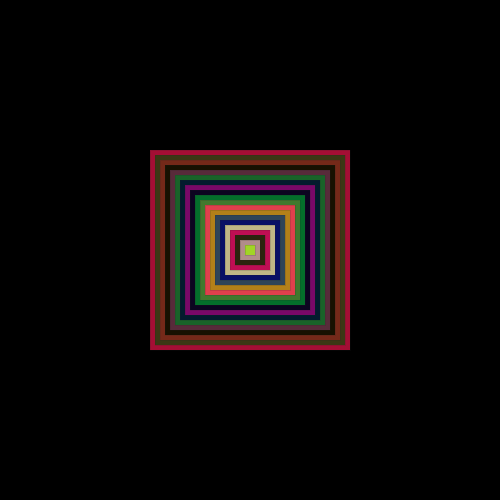
Frame 1 (no input)
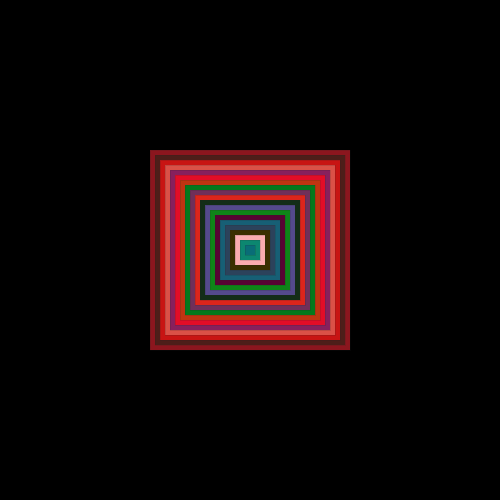
Frame 60 (the mouse pressed at the canvas centre just before this capture)
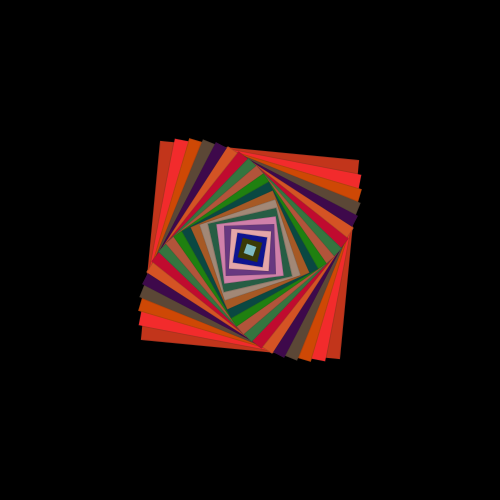
Frame 120 (the mouse held since frame 60 and released just before this capture)

The Processing sketch that drew these frames (run headless with seeded random() and noise(); from frame 60 on, the mouse is pressed at the canvas centre):

// Processing sketch: processing_138543
// ── processing_138543.pde

void setup() {
  size(500, 500);
  rectMode(CENTER);
  stroke(30, 40);
  fill(255, 100, 50);
}

void draw () {
  background(0);
  translate(width / 2, height / 2);
  for (int s = 200; s > 0; s = s - 10) {
    fill(random(255), random(255 - s), random (255 - s));
    rotate((mouseX + mouseY) / 300.0);
    rect(0, 0, s, s);
  }
}
